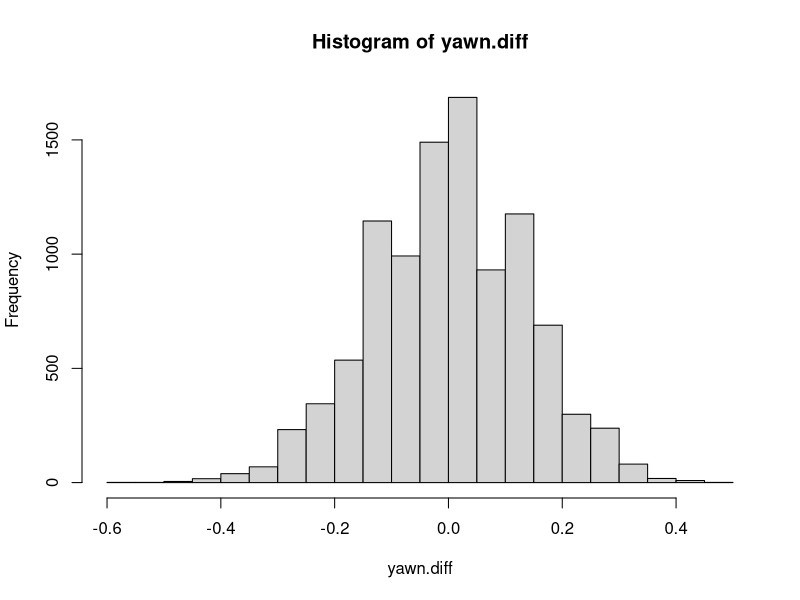

Write R code to recreate this figure. (Note: this script raises an error after producing the figure.)
yawn.diff <- rep(0, 1e4)
for (i in 1:1e4){
  t <- mean(rbinom(34, 1, 14/50))
  c <- mean(rbinom(16, 1, 14/50))
  yawn.diff[i] <- t - c
}

hist(yawn.diff)

10/34 - 4/16

data.frame(yawn.diff) %>% filter(yawn.diff >= (10/34 - 4/16)) %>% summarize(p = n()/10000)

yawns <- rep(0, 1e3)
for (i in 1:1e3){
  t <- mean(rbinom(34, 1, 10/34))
  c <- mean(rbinom(16, 1, 4/16))
  yawns[i] <- t - c
}
data.frame(yawns) %>% ggplot(aes(x = yawns)) + 
  geom_histogram(fill = "white", color = "black", bins = 20)

data.frame(yawns) %>% filter(yawns > quantile(yawn.diff, c(.95))) %>% summarize(power = n()/1000)
